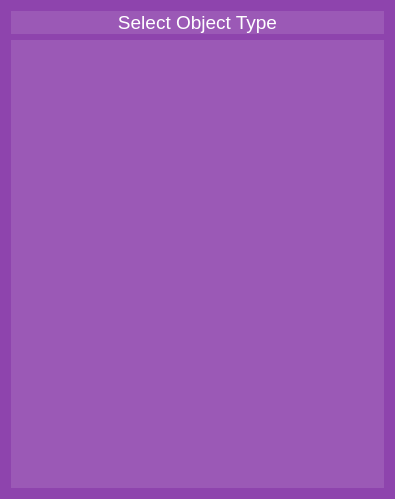
<?xml version="1.0" encoding="UTF-8"?>
<ui version="4.0">
 <class>ActionWaypointUI</class>
 <widget class="QWidget" name="ActionWaypointUI">
  <property name="geometry">
   <rect>
    <x>0</x>
    <y>0</y>
    <width>395</width>
    <height>499</height>
   </rect>
  </property>
  <property name="minimumSize">
   <size>
    <width>0</width>
    <height>0</height>
   </size>
  </property>
  <property name="maximumSize">
   <size>
    <width>16777215</width>
    <height>16777215</height>
   </size>
  </property>
  <property name="windowTitle">
   <string>Form</string>
  </property>
  <property name="styleSheet">
   <string notr="true">background-color:#8E44AD;color:#ffffff</string>
  </property>
  <layout class="QVBoxLayout" name="verticalLayout">
   <item>
    <layout class="QHBoxLayout" name="horizontalLayout_3">
     <property name="margin">
      <number>0</number>
     </property>
     <item>
      <layout class="QVBoxLayout" name="verticalLayout_2">
       <property name="margin">
        <number>0</number>
       </property>
      </layout>
     </item>
     <item>
      <layout class="QVBoxLayout" name="verticalLayout_3">
       <property name="margin">
        <number>0</number>
       </property>
      </layout>
     </item>
    </layout>
   </item>
   <item>
    <widget class="QLabel" name="label_6">
     <property name="font">
      <font>
       <pointsize>14</pointsize>
      </font>
     </property>
     <property name="styleSheet">
      <string>color:#ffffff;background-color:#9B59B6</string>
     </property>
     <property name="text">
      <string>Select Object Type</string>
     </property>
     <property name="alignment">
      <set>Qt::AlignCenter</set>
     </property>
    </widget>
   </item>
   <item>
    <widget class="QListWidget" name="object_list">
     <property name="minimumSize">
      <size>
       <width>0</width>
       <height>80</height>
      </size>
     </property>
     <property name="focusPolicy">
      <enum>Qt::NoFocus</enum>
     </property>
     <property name="styleSheet">
      <string notr="true">color:#ffffff;background-color:#9B59B6</string>
     </property>
     <property name="frameShape">
      <enum>QFrame::NoFrame</enum>
     </property>
     <property name="frameShadow">
      <enum>QFrame::Plain</enum>
     </property>
    </widget>
   </item>
  </layout>
 </widget>
 <resources/>
 <connections/>
</ui>
